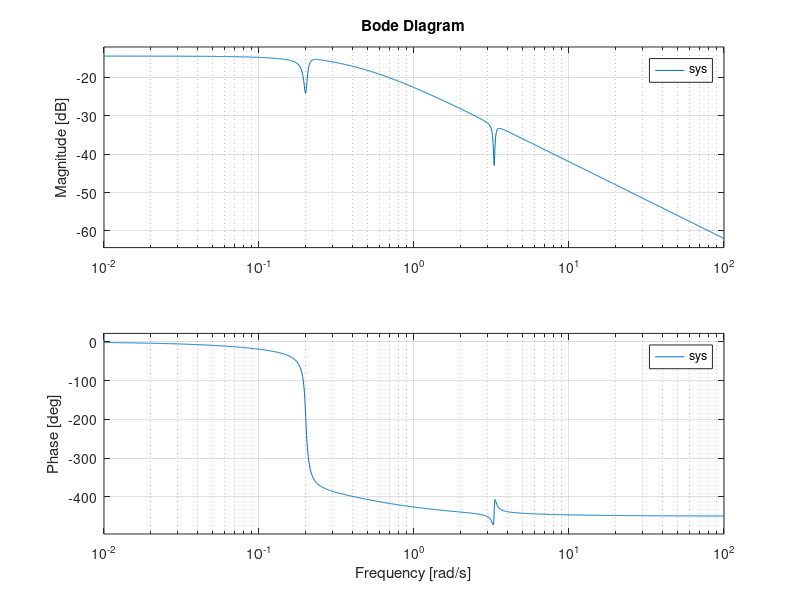
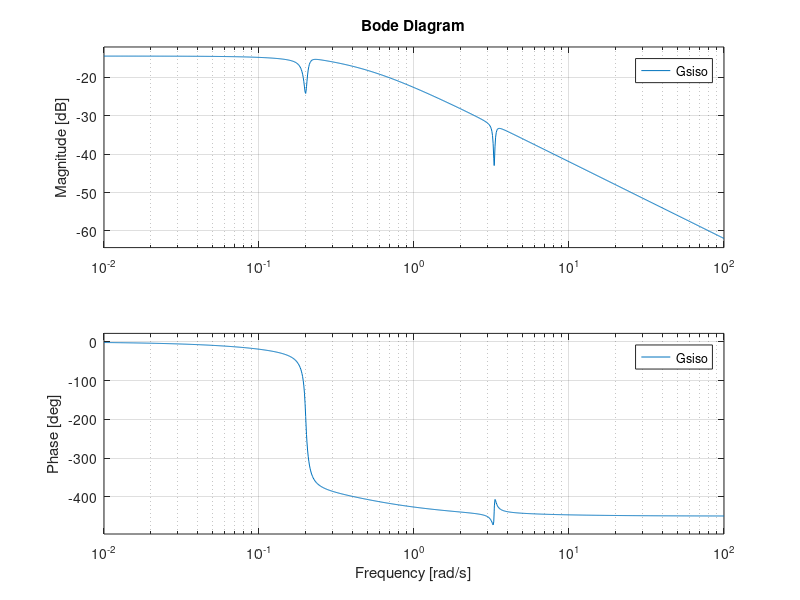
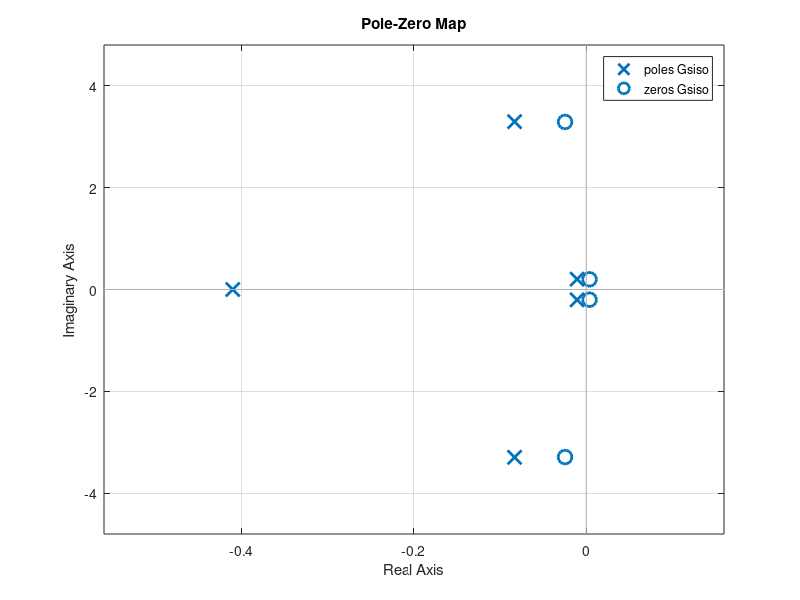

These figures' MATLAB source, in order: (Note: this script raises an error after producing the figures.)
load statespace_data A B C D

% SISO: only first input, only first column of B
BSISO = B(:,1);
Bd = B(:,3);
DSISO = 0;
CSISO = C(1,:);


sys = -ss(A, BSISO, CSISO, DSISO);

bode(sys)

[b, a] = ss2tf(A, BSISO, CSISO, DSISO);
[bd, ad] = ss2tf(A, Bd, CSISO, DSISO);

Gsiso = -tf(b, a);

%% Figures
figure
bode(Gsiso)

figure
pzmap(Gsiso)
p = pole(Gsiso);
z = zero(Gsiso);

[Gm, Pm, Wcg, Wcp] = margin(Gsiso);

% K = pid(Kp,Ki,Kd);

% pidTuner(Gsiso,'PID')

CL = series(K,G);
figure
bode(CL)

%% H infinity

[K, CL, gamma] = hinfsyn(sys, 1, 1);

%% Fixed Structure SISO controller
s = tf('s');
Kp = realp('Kp',1);
Ki = realp('Ki',1);
Kd = realp('Kd',1);
Tf = realp('Tf',1);

Wp_simple = 0.95*(s+0.02*2*pi)/(0.0001*2*pi+s);
C_struct = Kp+Ki/s+(Kd*s)/(Tf*s+1);

% SISO hinfstruct

Wp_siso = Wp_simple;
Wp_siso.u = 'y_act';
Wp_siso.y = 'z1';

G_siso = -1*Gsiso;
G_siso.u = 'u';
G_siso.y = 'y_plant';

C_siso = C_struct;
C_siso.u = 'e';
C_siso.y = 'u';

Sum1 = sumblk('e = w_ref - y_act');
Sum2 = sumblk('y_act = y_plant + y_dist');
Siso_Con = connect(G_siso, Wp_siso, C_siso, Sum1, Sum2, {'w_ref', 'y_dist'} ,{'y_plant', 'z1'});

opt = hinfstructOptions ('Display', 'final', 'RandomStart', 5);
N_siso = hinfstruct(Siso_Con, opt);

% Extract controller gains :
Kp_opt = N_siso.Blocks.Kp.Value;

Ki_opt = N_siso.Blocks.Ki.Value;
Kd_opt = N_siso.Blocks.Kd.Value;
Tf_opt = N_siso.Blocks.Tf.Value;

Kfb_opt = Kp_opt + Ki_opt / s +( Kd_opt * s ) /( Tf_opt * s +1);
